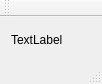
<?xml version="1.0" encoding="UTF-8"?>
<ui version="4.0">
 <class>QtWidgetsApplication1Class</class>
 <widget class="QMainWindow" name="QtWidgetsApplication1Class">
  <property name="geometry">
   <rect>
    <x>0</x>
    <y>0</y>
    <width>102</width>
    <height>84</height>
   </rect>
  </property>
  <property name="windowTitle">
   <string>QtWidgetsApplication1</string>
  </property>
  <widget class="QWidget" name="centralWidget">
   <layout class="QGridLayout" name="gridLayout">
    <item row="0" column="0">
     <widget class="QLabel" name="label">
      <property name="text">
       <string>TextLabel</string>
      </property>
     </widget>
    </item>
   </layout>
  </widget>
  <widget class="QMenuBar" name="menuBar">
   <property name="geometry">
    <rect>
     <x>0</x>
     <y>0</y>
     <width>102</width>
     <height>22</height>
    </rect>
   </property>
  </widget>
  <widget class="QToolBar" name="mainToolBar">
   <attribute name="toolBarArea">
    <enum>TopToolBarArea</enum>
   </attribute>
   <attribute name="toolBarBreak">
    <bool>false</bool>
   </attribute>
  </widget>
  <widget class="QStatusBar" name="statusBar"/>
 </widget>
 <layoutdefault spacing="6" margin="11"/>
 <resources>
  <include location="QtWidgetsApplication1.qrc"/>
 </resources>
 <connections/>
</ui>
